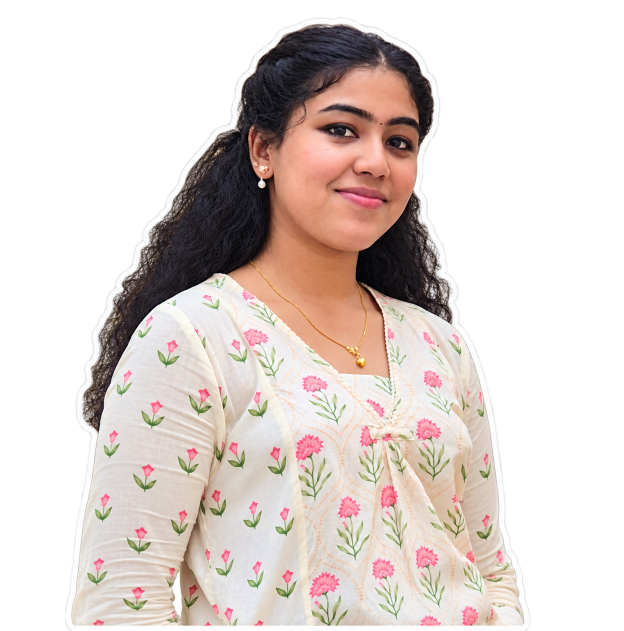
#> input picture cutouts/vaishnavi.png, 1247 x 1261 px (shown at 1/2 size)
$ python normalize-prepared.py
#> lines starting #> are read from the running program, lines starting #| are printed output that depends on the picture
"""Normalise already-cut portraits onto the same 900x1200 canvas.

The three newer photos arrive as transparent PNGs with the white outline already
baked in, so there is no background to remove and re-running rembg would only
risk damaging them. Each is cropped to a portrait aspect first - centred on the
face where one is detectable, otherwise the middle - and only then scaled, so a
square-ish source fills the canvas instead of being capped by its width and
rendering small.
"""
import json
import os
import cv2
import numpy as np
from PIL import Image

ROOT = os.path.dirname(os.path.dirname(os.path.abspath(__file__)))
PNG = os.path.join(ROOT, 'public-site', 'public', 'cutouts')
MASTERS = os.path.join(ROOT, 'cutouts')
CASCADE = os.path.join(ROOT, 'local-dev', 'cascades',
                       'haarcascade_frontalface_default.xml')

CANVAS_W, CANVAS_H = 900, 1200
TARGET_H = 1090          # the height most of the generated set lands on
BOTTOM_MARGIN = 24
PORTRAIT_AR = CANVAS_W / CANVAS_H   # 0.75

MAP = json.load(open(os.path.join(ROOT, 'local-dev', 'portrait-map.json')))
#> (reads local-dev/portrait-map.json from the repository)
DET = cv2.CascadeClassifier(CASCADE)

sources = {
    'vaishnavi-sasi': 'vaishnavi.png',
    'rohn-roy': 'rohan.png',
    'abhinav-r': 'abhinav.png',
}


def crop_to_portrait(subject):
    """Trim the sides down to a 3:4 frame, keeping the face horizontally centred."""
    w, h = subject.size
    if w / h <= PORTRAIT_AR:
        return subject, 'already portrait'
    keep = int(round(h * PORTRAIT_AR))
    grey = cv2.cvtColor(np.array(subject.convert('RGB')), cv2.COLOR_RGB2GRAY)
    faces = DET.detectMultiScale(grey, scaleFactor=1.05, minNeighbors=5, minSize=(40, 40))
    if len(faces):
        fx = max(faces, key=lambda b: b[2] * b[3])
        centre, how = fx[0] + fx[2] / 2, 'face'
    else:
        centre, how = w / 2, 'centre'
    left = max(0, min(int(round(centre - keep / 2)), w - keep))
    return subject.crop((left, 0, left + keep, h)), how


for slug, filename in sources.items():
    im = Image.open(os.path.join(MASTERS, filename)).convert('RGBA')
#> im is the input picture: PIL image 1247x1261 RGBA; mean R, G, B, A 101.5, 90.7, 86.2, 131
    subject = im.crop(im.getchannel('A').getbbox())
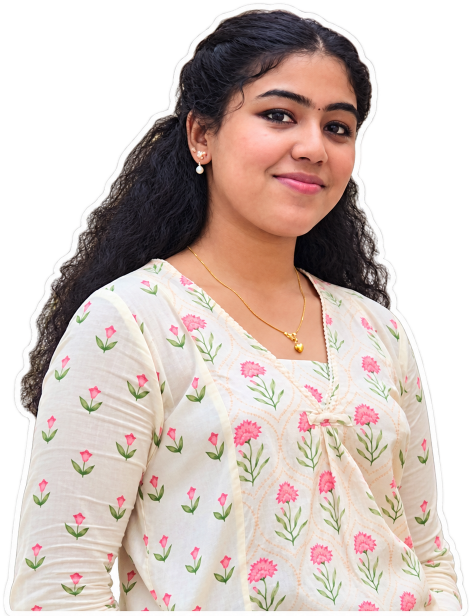
#> subject: PIL image 943x1232 RGBA (shown at 1/2 size); mean R, G, B, A 137.3, 122.8, 116.6, 177.3; transparent parts drawn white

    subject, how = crop_to_portrait(subject)
#> in crop_to_portrait, `grey = cv2.cvtColor(np.array(subject.convert('RGB')), cv2.COLOR_RGB2GR..`:
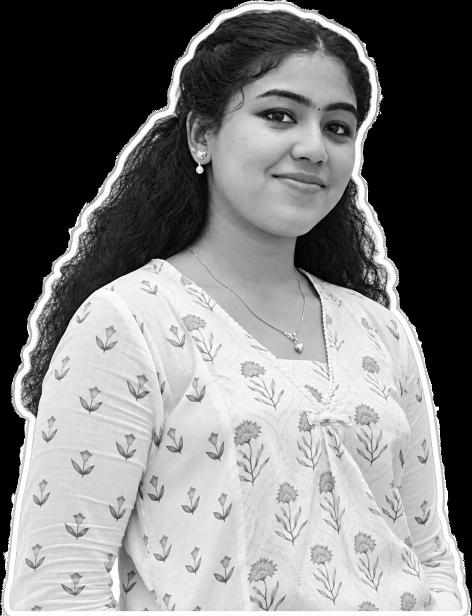
#> grey: shape (1232, 943) (shown at 1/2 size); min 0, max 255, mean 126.5
#> in crop_to_portrait, `faces = DET.detectMultiScale(grey, scaleFactor=1.05, minNeighbors=5, m..`: faces = [[248, 1035, 114, 114], [432, 97, 359, 359]]
#> in crop_to_portrait, `fx = max(faces, key=lambda b: b[2] * b[3])`: fx = [432, 97, 359, 359]
#> in crop_to_portrait, `centre, how = fx[0] + fx[2] / 2, 'face'`: centre = 611.5; how = 'face'
#> in crop_to_portrait, `left = max(0, min(int(round(centre - keep / 2)), w - keep))`: left = 19
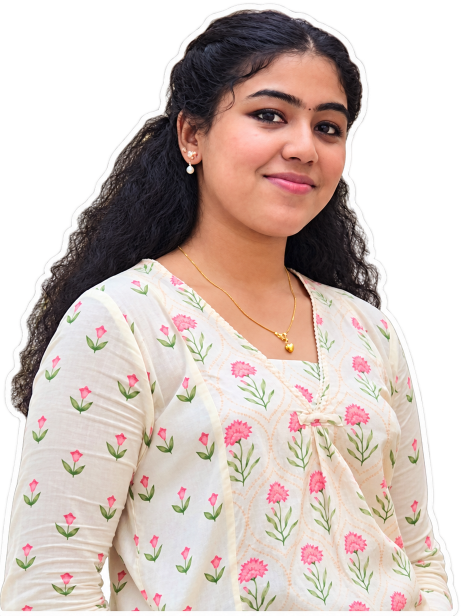
#> subject: PIL image 924x1232 RGBA (shown at 1/2 size); mean R, G, B, A 139.8, 125, 118.7, 180.7; transparent parts drawn white
#> how = 'face'
    w, h = subject.size
#> w = 924; h = 1232

    scale = min(TARGET_H / h, (CANVAS_W - 24) / w)
#> scale = 0.885
    scaled = subject.resize((max(1, round(w * scale)), max(1, round(h * scale))), Image.LANCZOS)
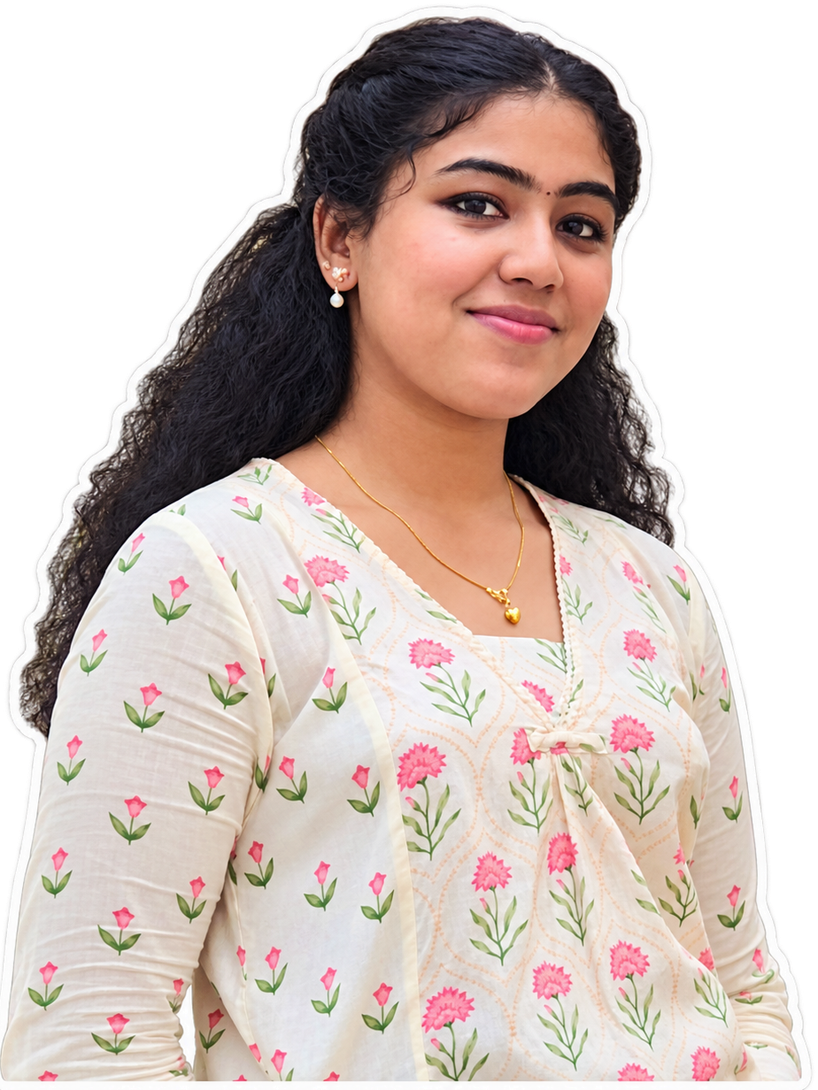
#> scaled: PIL image 818x1090 RGBA; mean R, G, B, A 139.2, 124.5, 118.2, 180.7; transparent parts drawn white

    canvas = Image.new('RGBA', (CANVAS_W, CANVAS_H), (0, 0, 0, 0))
#> canvas: PIL image 900x1200 RGBA; every value is 0
    x = (CANVAS_W - scaled.width) // 2
#> x = 41
    y = max(0, CANVAS_H - BOTTOM_MARGIN - scaled.height)
#> y = 86
    canvas.paste(scaled, (x, y), scaled)
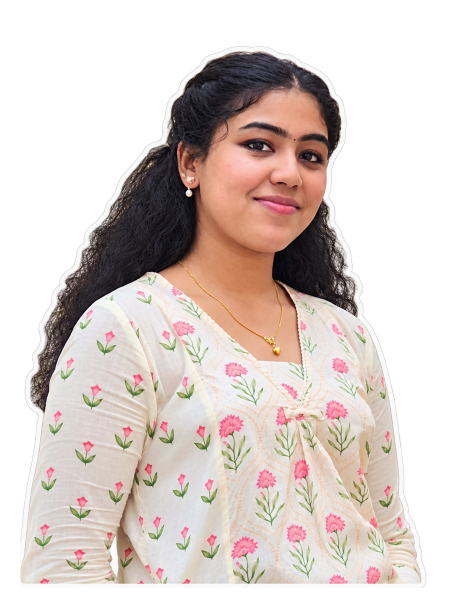
#> canvas: PIL image 900x1200 RGBA (shown at 1/2 size); mean R, G, B, A 111.5, 99.5, 94.4, 147.7; transparent parts drawn white

#> (the run stopped early here; a loop or call above may not have finished)
